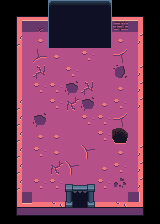

The image is a tile-based game level rendered from a .tmx file. Its description and complete source (layers, tilesets, objects, tile grids) follow:
An orthogonal 10x14 tile map with 16x16 px tiles, 2 tile layers (base, porta), 2 tilesets and 3 objects (Start, finale_r, NPC).

<map version="1.10" tiledversion="1.12.2" orientation="orthogonal" renderorder="right-down" width="10" height="14" tilewidth="16" tileheight="16" infinite="0" nextlayerid="6" nextobjectid="6">
 <tileset firstgid="1" source="../tilestes/tileset_full.tsx" />
 <tileset firstgid="401" source="../tilestes/cristalli.tsx" />
 <layer id="1" name="base" width="10" height="14">
  <data encoding="csv">
0,0,0,0,0,0,0,0,0,0,
0,81,82,82,82,82,82,82,84,0,
0,97,98,98,98,98,98,98,106,0,
0,97,98,98,98,98,98,98,106,0,
0,97,98,98,98,98,98,98,106,0,
0,97,98,98,98,98,98,98,106,0,
0,97,98,98,98,98,98,98,106,0,
0,97,98,98,98,98,98,98,106,0,
0,97,98,98,98,98,98,98,106,0,
0,97,98,98,98,98,98,98,106,0,
0,97,98,98,98,98,98,98,106,0,
0,97,98,98,98,98,98,98,106,0,
0,3221225556,2684354666,2684354666,2684354666,2684354666,2684354666,2684354666,2684354644,0,
0,0,0,0,0,0,0,0,0,0
</data>
 </layer>
 <objectgroup id="3" name="start">
  <object id="5" name="start" type="Start" x="80" y="176">
   <point />
  </object>
 </objectgroup>
 <objectgroup id="4" name="finale_r">
  <object id="3" name="finale_r" x="48" y="32" width="64" height="16">
   <properties>
    <property name="condition" value="boss_sconfitto" />
    <property name="type" value="portaF" />
   </properties>
  </object>
 </objectgroup>
 <layer id="2" name="porta" width="10" height="14">
  <data encoding="csv">
0,0,0,418,419,419,420,0,0,0,
0,0,83,481,482,483,485,86,0,0,
0,113,119,481,482,483,485,119,3221225585,0,
0,0,99,119,0,135,0,3221225571,0,0,
0,0,3221225587,0,135,0,0,2684354678,3221225585,0,
0,0,135,135,118,3221225587,0,119,3221225585,0,
0,113,0,135,115,118,119,135,3221225585,0,
0,113,118,0,0,135,135,3221225571,0,0,
0,113,119,119,0,0,135,131,0,0,
0,113,135,119,0,2684354659,0,119,3221225585,0,
0,113,0,115,2684354659,0,119,135,3221225585,0,
0,113,135,135,1071,1072,135,117,3221225585,0,
0,0,0,1610612849,1103,1104,0,1610612849,0,0,
0,139,140,140,140,140,140,140,141,0
</data>
 </layer>
 <objectgroup id="5" name="Boss">
  <object id="4" name="Boss" type="NPC" x="80" y="96">
   <properties>
    <property name="isBoss" type="bool" value="true" />
   </properties>
   <point />
  </object>
 </objectgroup>
</map>
